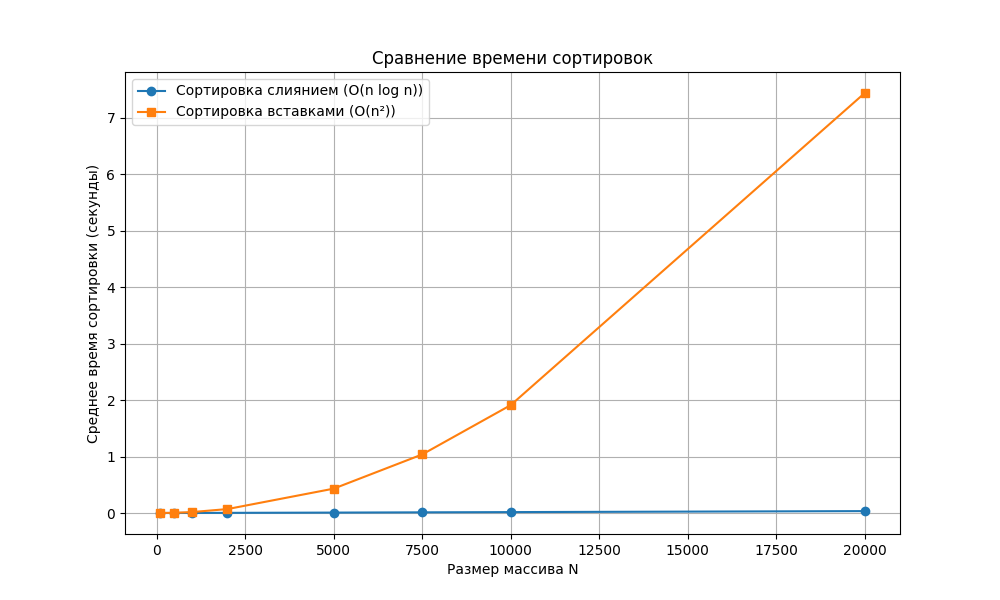

Generate this figure with Python:
import random
import time
import matplotlib.pyplot as plt


def merge_sort(arr):
    if len(arr) <= 1:
        return arr
    mid = len(arr) // 2
    left = merge_sort(arr[:mid])
    right = merge_sort(arr[mid:])
    return merge(left, right)


def merge(left, right):
    result = []
    i = j = 0
    while i < len(left) and j < len(right):
        if left[i] <= right[j]:
            result.append(left[i])
            i += 1
        else:
            result.append(right[j])
            j += 1
    result.extend(left[i:])
    result.extend(right[j:])
    return result


def insertion_sort(arr):
    a = arr.copy()
    for i in range(1, len(a)):
        key = a[i]
        j = i - 1
        while j >= 0 and a[j] > key:
            a[j + 1] = a[j]
            j -= 1
        a[j + 1] = key
    return a


def measure_time(sort_func, arr, repeats=5):
    total = 0.0
    for _ in range(repeats):
        data = arr.copy()
        start = time.time()
        sort_func(data)
        total += time.time() - start
    return total / repeats


sizes = [100, 500, 1000, 2000, 5000, 7500, 10000, 20000]

repeats = 3
times_fast = []
times_slow = []

print("Измерение времени")
for n in sizes:
    arr = [random.randint(0, 10000) for _ in range(n)]

    t_fast = measure_time(merge_sort, arr, repeats)
    t_slow = measure_time(insertion_sort, arr, repeats)

    times_fast.append(t_fast)
    times_slow.append(t_slow)

    print(f"N = {n:5d} | Быстрая: {t_fast:.5f} с | Квадратичная: {t_slow:.5f} с")

plt.figure(figsize=(10, 6))
plt.plot(sizes, times_fast, 'o-', label='Сортировка слиянием (O(n log n))')
plt.plot(sizes, times_slow, 's-', label='Сортировка вставками (O(n²))')
plt.xlabel('Размер массива N')
plt.ylabel('Среднее время сортировки (секунды)')
plt.title('Сравнение времени сортировок')
plt.legend()
plt.grid(True)
plt.show()
